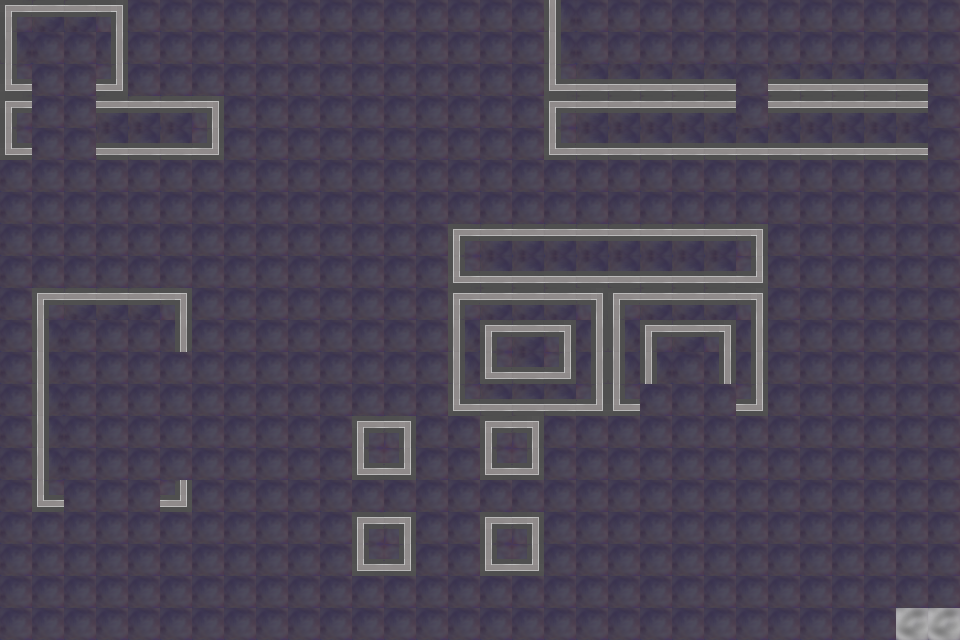

Rendered tile map (Tiled .tmx) drawn with the repository's tilesets; below, a short description and the map source with its tile grids summarised:
An orthogonal 30x20 tile map with 32x32 px tiles, 1 tile layer (Tile Layer 1), 3 tilesets and 1 object (forward).

<map version="1.0" orientation="orthogonal" width="30" height="20" tilewidth="32" tileheight="32">
 <tileset firstgid="1" name="vhatBase" tilewidth="32" tileheight="32">
  <image source="vhatBase.png" trans="ff00ff" width="32" height="32" />
 </tileset>
 <tileset firstgid="2" name="vhatTilesetOne" tilewidth="32" tileheight="32">
  <image source="vhatTilesetOne.png" trans="ff00ff" width="32" height="32" />
 </tileset>
 <tileset firstgid="3" name="vhatTilesetTwo" tilewidth="32" tileheight="32">
  <image source="vhatTilesetTwo.png" trans="ff00ff" width="128" height="64" />
 </tileset>
 <layer name="Tile Layer 1" width="30" height="20">
  <data>[600 cells, 600 non-empty, 10 distinct tile ids]</data>
 </layer>
 <objectgroup name="Spawning" width="30" height="20">
  <object name="forward" x="896" y="608" width="64" height="32" />
 </objectgroup>
</map>